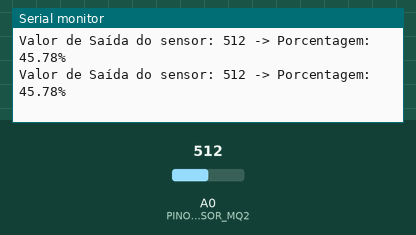
The sketch below on a simulated Arduino Uno, built with avr-gcc and run on an emulated ATmega328P. Parts: the last lines printed to the serial monitor. The inputs (shaded band) are chosen by the test bench; at power-on: A0 (PINO_SENSOR_MQ2) = 512.

Above: at 1.8 s.
1.9 s: A0 (PINO_SENSOR_MQ2) set to 716
At 2.6 s:
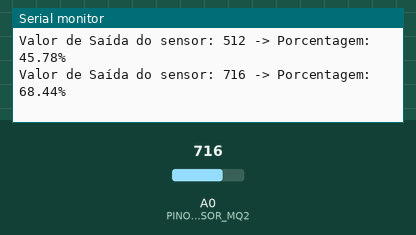
3.4 s: A0 (PINO_SENSOR_MQ2) set to 900
At 4.8 s:
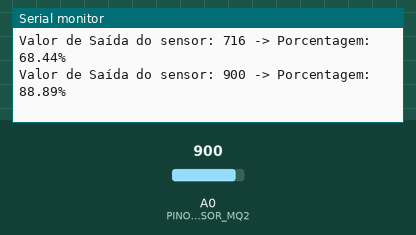
Timing chart, 0 to 6.4 s (numbered marks = the images above; inputs shaded):
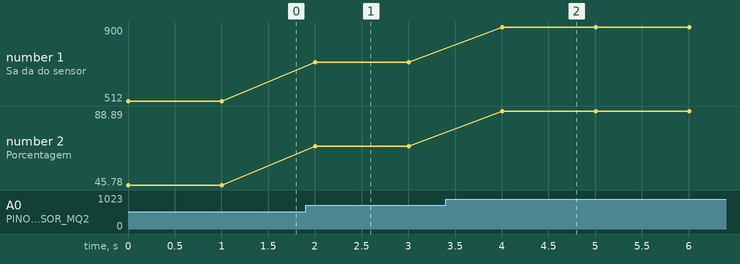

Measured:
- after the input at 1.9 s, the serial monitor: prints a new line after 0.10 s (image 1)
- after the input at 3.4 s, the serial monitor: prints a new line after 0.60 s (image 2)
- plotted number 1: 512 → 716 after the input at 1.9 s, 716 → 900 after the input at 3.4 s
- plotted number 2: 45.78 → 68.44 after the input at 1.9 s, 68.44 → 88.89 after the input at 3.4 s

The sketch:

codigoMoodle.ino
```cpp
const int PINO_SENSOR_MQ2 = A0;

const int VALOR_MINIMO = 100;

const int VALOR_MAXIMO = 1000;

void setup() {
  Serial.begin(9600);
}


void loop() {
  // put your main code here, to run repeatedly:
  int valorSensor = analogRead(PINO_SENSOR_MQ2);

  float porcentagem = ((float)(valorSensor - VALOR_MINIMO) / (VALOR_MAXIMO - VALOR_MINIMO)) * 100;

  if (porcentagem < 0) {
    porcentagem = 0;
  } else if (porcentagem > 100) {
    porcentagem = 100;
  }

  Serial.print("Valor de Saída do sensor: ");
  Serial.print(valorSensor);
  Serial.print(" -> Porcentagem: ");
  Serial.print(porcentagem);
  Serial.println("%");

  delay(1000);
}
```
